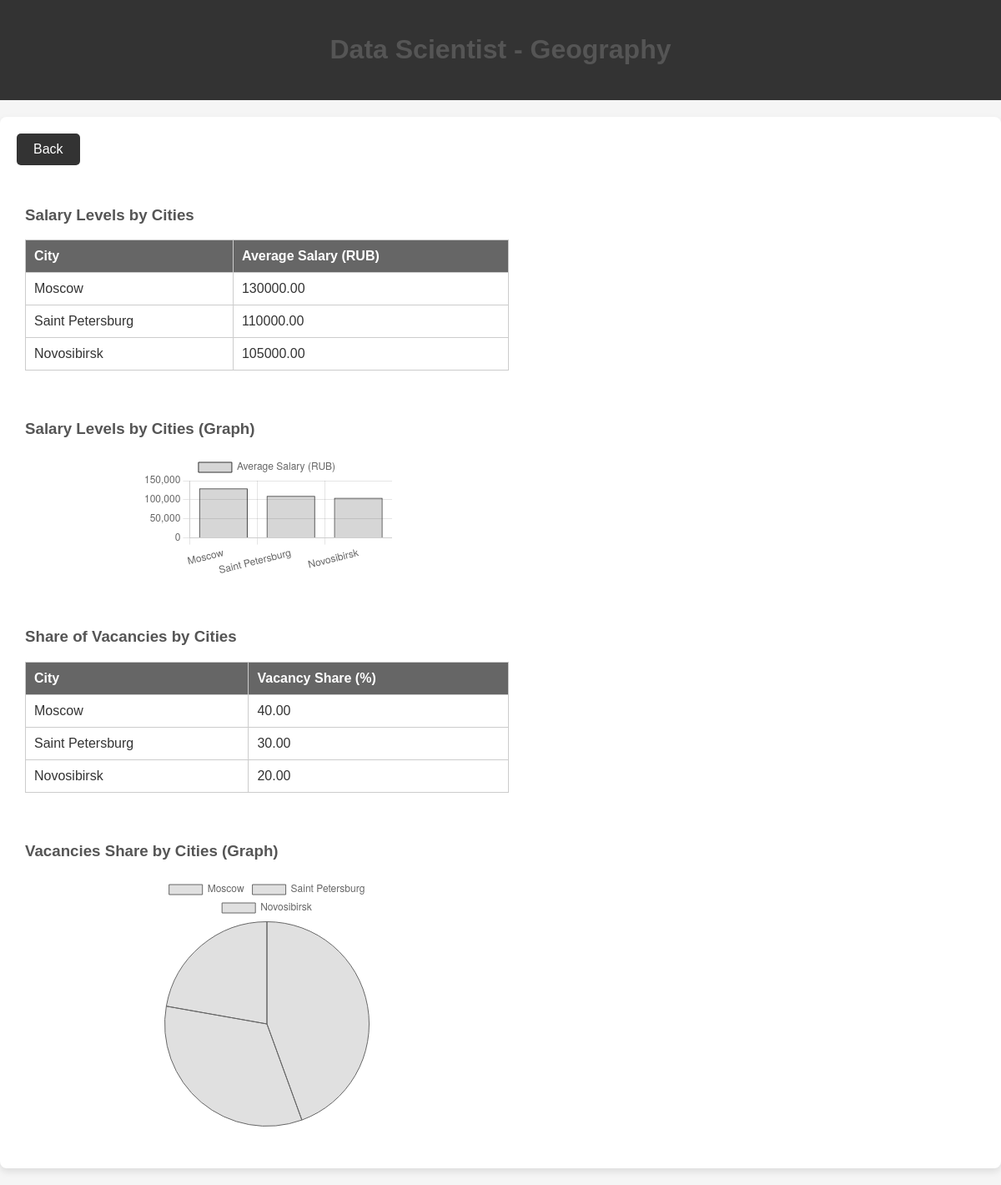
The app's page /profession/1/geography/ with its own data.
### jeed_app/models.py (models this page shows, shortened)
class Profession(models.Model):
    title = models.CharField(max_length=255)
    salary_from = models.DecimalField(max_digits=10, decimal_places=2)
    salary_to = models.DecimalField(max_digits=10, decimal_places=2)
    city = models.CharField(max_length=255)
    key_skills = models.CharField(max_length=255)
    description = models.TextField()
    date_posted = models.DateTimeField()

class SalaryByCity(models.Model):
    profession = models.ForeignKey(Profession, on_delete=models.CASCADE, related_name='salary_by_city')
    city = models.CharField(max_length=255)
    avg_salary = models.DecimalField(max_digits=10, decimal_places=2)
    class Meta:
        ordering = ['-avg_salary']  # Order by descending salary

class VacanciesByCity(models.Model):
    profession = models.ForeignKey(Profession, on_delete=models.CASCADE, related_name='vacancies_by_city')
    city = models.CharField(max_length=255)
    count = models.IntegerField()
    share = models.DecimalField(max_digits=5, decimal_places=2)  # Percentage share of vacancies
    class Meta:
        ordering = ['-share']  # Order by descending share

### jeed_app/views.py (the view)
# urls.py: path('profession/<int:profession_id>/geography/', views.geography, name='geography'),
def geography(request, profession_id):
    profession = Profession.objects.get(id=profession_id)
    salary_by_city = SalaryByCity.objects.filter(profession=profession).order_by('-avg_salary')
    vacancies_by_city = VacanciesByCity.objects.filter(profession=profession).order_by('-share')
    context = {
        'profession': profession,
        'salary_by_city': salary_by_city,
        'vacancies_by_city': vacancies_by_city,
    }
    return render(request, 'profession/geography.html', context)

### jeed_app/templates/profession/geography.html (shortened to what this page needs)
<!DOCTYPE html>
<html lang="en">
<head>
</head>
<body>
  <header>
    <h1>{{ profession.title }} - Geography</h1>
  </header>
  <div class="container">
    <div class="mb-3">
      <a href="javascript:history.back()" class="btn-back">Back</a>
    </div>
    <div class="row">
      <div class="col-md-6">
        <h3>Salary Levels by Cities</h3>
        <table>
          <thead>
            <tr>
              <th>City</th>
              <th>Average Salary (RUB)</th>
            </tr>
          </thead>
          <tbody>
            {% for item in salary_by_city %}
              <tr>
                <td>{{ item.city }}</td>
                <td>{{ item.avg_salary|floatformat:2 }}</td>
              </tr>
            {% endfor %}
          </tbody>
        </table>
      </div>
      <div class="col-md-6">
        <h3>Salary Levels by Cities (Graph)</h3>
        <canvas id="salaryChart"></canvas>
      </div>
    </div>
    <div class="row mt-5">
      <div class="col-md-6">
        <h3>Share of Vacancies by Cities</h3>
        <table>
          <thead>
            <tr>
              <th>City</th>
              <th>Vacancy Share (%)</th>
            </tr>
          </thead>
          <tbody>
            {% for item in vacancies_by_city %}
              <tr>
                <td>{{ item.city }}</td>
                <td>{{ item.share|floatformat:2 }}</td>
              </tr>
            {% endfor %}
          </tbody>
        </table>
      </div>
      <div class="col-md-6">
        <h3>Vacancies Share by Cities (Graph)</h3>
        <canvas id="vacanciesChart"></canvas>
      </div>
    </div>
  </div>
  <script>
    // Data for the Salary by Cities Chart
    var salaryData = {
      labels: [{% for item in salary_by_city %}'{{ item.city }}',{% endfor %}],
      datasets: [{
        label: 'Average Salary (RUB)',
        data: [{% for item in salary_by_city %}{{ item.avg_salary|floatformat:2 }},{% endfor %}],
        borderColor: 'rgba(51, 51, 51, 1)',
        backgroundColor: 'rgba(51, 51, 51, 0.2)',
        borderWidth: 1
      }]
    };
    // Configuration for the Salary by Cities Chart
    var salaryConfig = {
      type: 'bar',
      data: salaryData,
      options: {
        scales: {
          y: {
            beginAtZero: true
          }
        }
      }
    };
    // Render the Salary by Cities Chart
    var salaryChart = new Chart(document.getElementById('salaryChart'), salaryConfig);
    // Data for the Vacancies Share by Cities Chart
    var vacanciesData = {
      labels: [{% for item in vacancies_by_city %}'{{ item.city }}',{% endfor %}],
      datasets: [{
        label: 'Vacancy Share (%)',
        data: [{% for item in vacancies_by_city %}{{ item.share|floatformat:2 }},{% endfor %}],
        borderColor: 'rgba(102, 102, 102, 1)',
        backgroundColor: 'rgba(102, 102, 102, 0.2)',
        borderWidth: 1
      }]
    };
    // Configuration for the Vacancies Share by Cities Chart
    var vacanciesConfig = {
      type: 'pie',
      data: vacanciesData,
      options: {
        responsive: true
      }
    };
    // Render the Vacancies Share by Cities Chart
    var vacanciesChart = new Chart(document.getElementById('vacanciesChart'), vacanciesConfig);
  </script>
</body>
</html>

### jeed_app/templates/profession/geography.html (style rules this page uses)
body { font-family: Arial, sans-serif; background-color: #f5f5f5; color: #333; margin: 0; padding: 0; }
header { background-color: #333; color: #fff; padding: 20px; text-align: center; }
.container { max-width: 1200px; margin: 20px auto; padding: 20px; background-color: #fff; box-shadow: 0 4px 8px rgba(0, 0, 0, 0.1); border-radius: 8px; }
h1, h3 { color: #555; }
table { width: 100%; border-collapse: collapse; margin-bottom: 20px; }
table thead { background-color: #ddd; }
table th, table td { border: 1px solid #ccc; padding: 10px; text-align: left; }
table th { background-color: #666; color: #fff; }
.btn-back { display: inline-block; padding: 10px 20px; background-color: #333; color: #fff; text-decoration: none; border-radius: 5px; transition: background-color 0.3s; }
canvas { display: block; margin: 0 auto; max-width: 100%; }
.row { display: flex; flex-wrap: wrap; margin: 20px 0; }
.col-md-6 { flex: 0 0 50%; max-width: 50%; padding: 10px; }

### records on screen
Profession: title "Data Scientist"
SalaryByCity: city "Moscow", avg_salary "130000.00"
SalaryByCity: city "Saint Petersburg", avg_salary "110000.00"
SalaryByCity: city "Novosibirsk", avg_salary "105000.00"
VacanciesByCity: city "Moscow", share "40.00"
VacanciesByCity: city "Saint Petersburg", share "30.00"
VacanciesByCity: city "Novosibirsk", share "20.00"

### other values on screen
chart data {{ item.city }} Moscow, Saint Petersburg, Novosibirsk
chart data {{ item.avg_salary|floatformat:2 }} 130000.00, 110000.00, 105000.00
chart data {{ item.share|floatformat:2 }} 40.00, 30.00, 20.00
